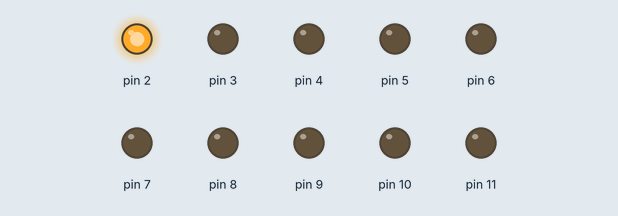
Simulated run of this sketch. Board: Arduino Uno, built with avr-gcc and run on an emulated ATmega328P. Parts: output pins drawn as LEDs (lit = HIGH).

Above: at 0.05 s.
At 0.65 s:
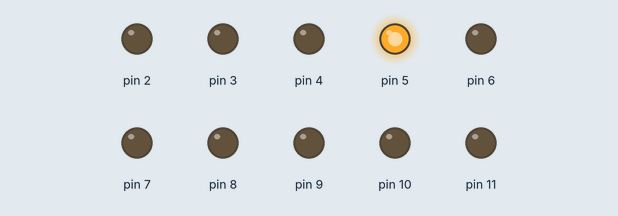
At 1.15 s:
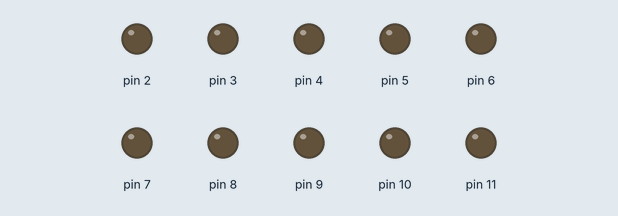
At 2.25 s:
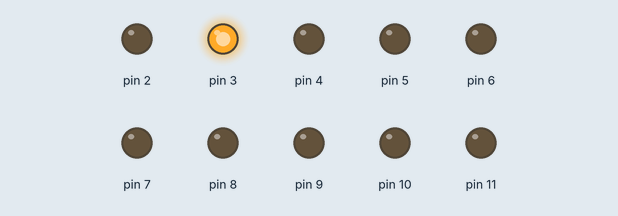
At 3.25 s:
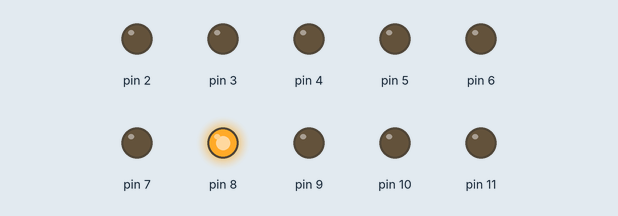
At 4.45 s:
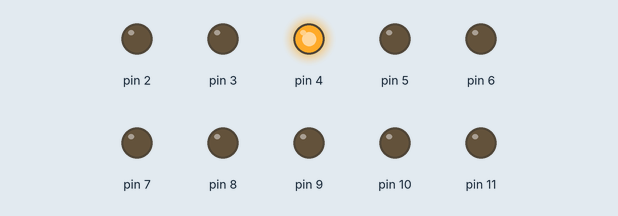
Timing chart, 0 to 4.8 s (numbered marks = the images above):
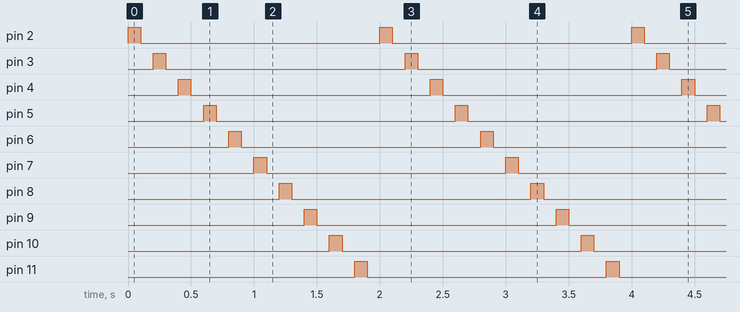

The sketch:

131_BarGraph.ino
```cpp
//A full description of this module (and many others) can be downloaded at: https://eve_arduino

void setup() {
  for (int LED = 1; LED <= 10; LED++)
  {
    pinMode(LED + 1, OUTPUT);
  }
}

void loop() {
  for (int LED = 1; LED <= 10; LED++)
  {
    digitalWrite(LED + 1, HIGH);
    delay(100);
    digitalWrite(LED + 1, LOW);
    delay(100);
  }
}
```

Measured:
- by itself, pin 2–11: alternates HIGH for 0.10 s and LOW for 1.9 s
- by itself, everything shown: repeats every 2.0 s, in 20 steps
